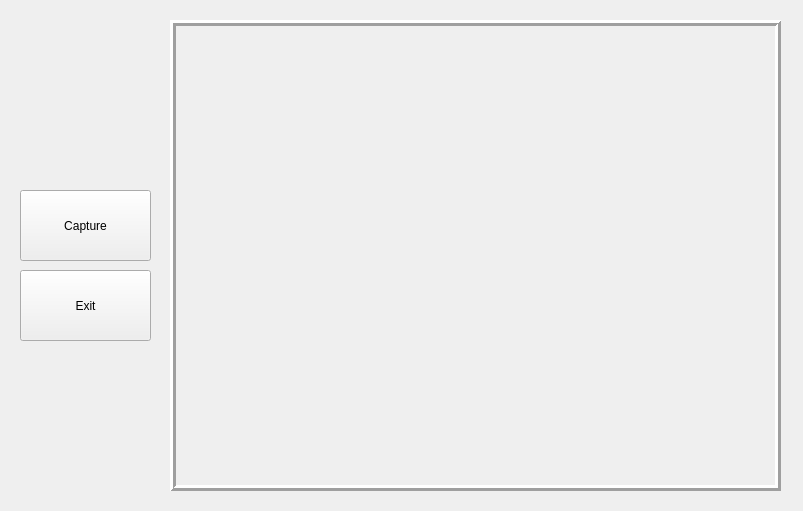
<?xml version="1.0" encoding="UTF-8"?>
<ui version="4.0">
 <class>MainWindow</class>
 <widget class="QMainWindow" name="MainWindow">
  <property name="geometry">
   <rect>
    <x>0</x>
    <y>0</y>
    <width>803</width>
    <height>511</height>
   </rect>
  </property>
  <property name="windowTitle">
   <string>Face Detection</string>
  </property>
  <widget class="QWidget" name="centralwidget">
   <widget class="QPushButton" name="CapBtn">
    <property name="geometry">
     <rect>
      <x>20</x>
      <y>190</y>
      <width>131</width>
      <height>71</height>
     </rect>
    </property>
    <property name="text">
     <string>Capture</string>
    </property>
   </widget>
   <widget class="QPushButton" name="ExtBtn">
    <property name="geometry">
     <rect>
      <x>20</x>
      <y>270</y>
      <width>131</width>
      <height>71</height>
     </rect>
    </property>
    <property name="text">
     <string>Exit</string>
    </property>
   </widget>
   <widget class="QLabel" name="Cam">
    <property name="geometry">
     <rect>
      <x>170</x>
      <y>20</y>
      <width>611</width>
      <height>471</height>
     </rect>
    </property>
    <property name="frameShape">
     <enum>QFrame::Box</enum>
    </property>
    <property name="frameShadow">
     <enum>QFrame::Raised</enum>
    </property>
    <property name="lineWidth">
     <number>3</number>
    </property>
    <property name="text">
     <string/>
    </property>
   </widget>
   <widget class="QLabel" name="ConfirmCap">
    <property name="geometry">
     <rect>
      <x>10</x>
      <y>150</y>
      <width>151</width>
      <height>31</height>
     </rect>
    </property>
    <property name="font">
     <font>
      <pointsize>10</pointsize>
     </font>
    </property>
    <property name="text">
     <string/>
    </property>
    <property name="alignment">
     <set>Qt::AlignCenter</set>
    </property>
   </widget>
  </widget>
 </widget>
 <resources/>
 <connections>
  <connection>
   <sender>ExtBtn</sender>
   <signal>clicked()</signal>
   <receiver>MainWindow</receiver>
   <slot>close()</slot>
   <hints>
    <hint type="sourcelabel">
     <x>78</x>
     <y>328</y>
    </hint>
    <hint type="destinationlabel">
     <x>81</x>
     <y>346</y>
    </hint>
   </hints>
  </connection>
 </connections>
</ui>
